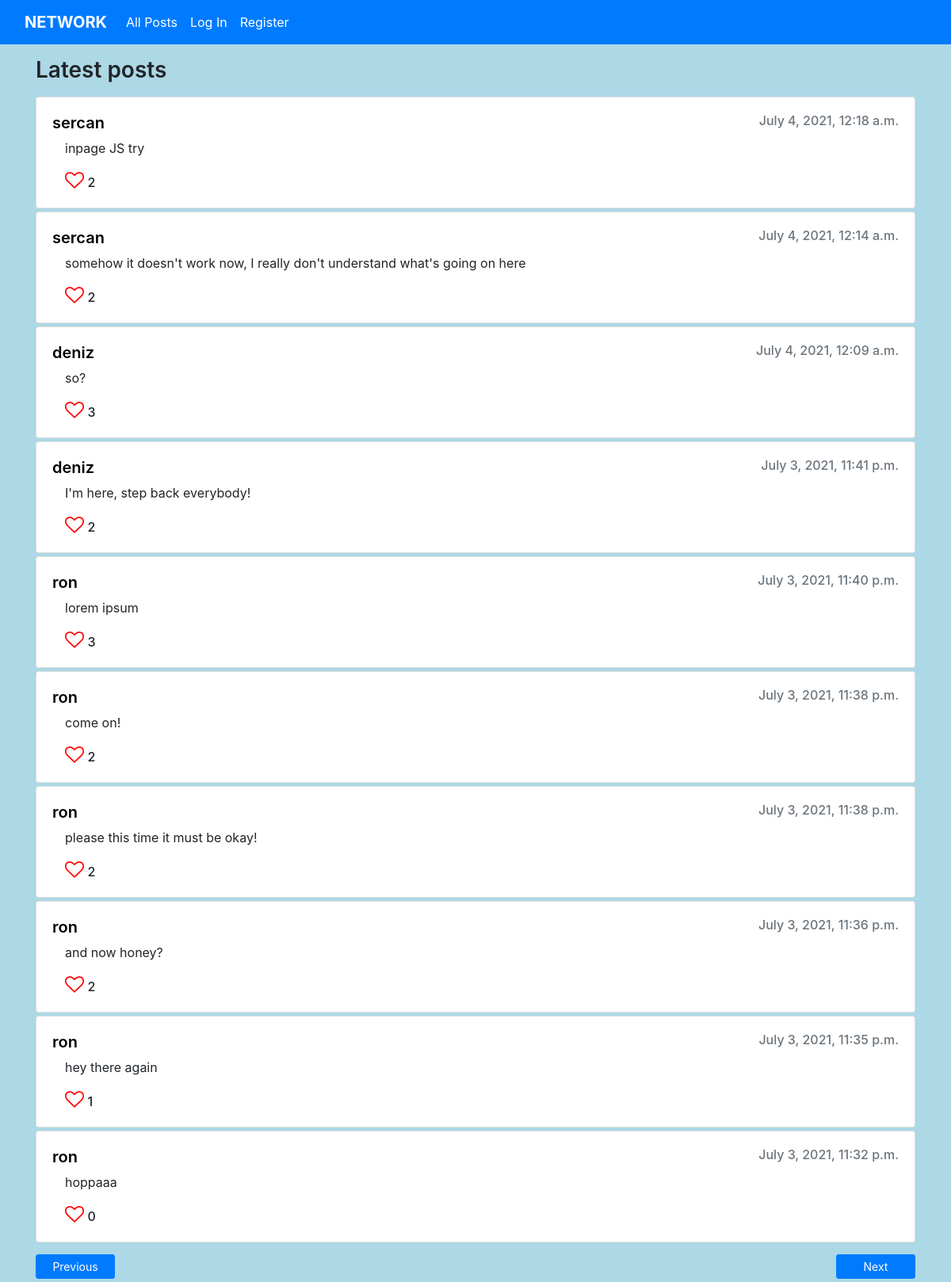
/2, run on the app's committed database.
### network/models.py (models this page shows)
class Post(models.Model):
    user = models.ForeignKey(User, on_delete=models.CASCADE)
    content = models.CharField(max_length=200)
    created = models.DateTimeField(default=datetime.now())
    updated = models.DateTimeField(default=datetime.now())

class User(AbstractUser):
    pass

### network/views.py (the view)
# urls.py: path("", views.index, name="index"),
def index(request, page=1):
    start = 0
    end = 0
    previous = 0
    if page == 1:
        start = 0
        end = 10
    else:
        end = page * 10
        start = end - 10
        previous = page - 1
    posts = Post.objects.all().order_by('created').reverse()[start:end]
    user = request.user
    postLikesTotal = {}
    userLikes = {}
    for p in posts:
        likes = Like.objects.filter(post_id = p.id)
        if likes:
            postLikesTotal[p.id] = len(likes)
        else:
            postLikesTotal[p.id] = 0
        userLike = Like.objects.filter(user_id = user.id).filter(post_id = p.id)
        if userLike:
            userLikes[p.id] = True
        else:
            userLikes[p.id] = False
    return render(request, "network/index.html", {
        "posts": posts,
        "postLikesTotal": postLikesTotal,
        "userLikes": userLikes,
        "next": page + 1,
        "previous": previous,
    })

### network/views.py (called while the page is built)
@register.filter
def get_item(dictionary, key):
    return dictionary.get(key)

### network/templates/network/index.html (shortened to what this page needs)
{% extends "network/layout.html" %}
{% load static %}
{% block body %}
    {% if posts %}
        <h3 class="mb-3 mt-3" style="font-weight: 600;">Latest posts</h3>
        <section id="latestPostsSection">
            {% for p in posts %}
            <div class="card mb-1">
                <div class="card-body">
                    <div class="cardHeading-{{ p.id }}" style="display: flex; justify-content: space-between; vertical-align: middle;">
                        <a href="{% url 'profile' p.user.id %}" style="text-decoration: none; color: black; margin: 0px; vertical-align: middle;">
                            <h5 class="card-title" style="font-weight: 600; margin: 0px;">{{ p.user.username }}</h5>
                        </a>
                        <h6 class="card-subtitle mb-2 text-muted" style="margin: 0px !important;">{{ p.created }}</h6>
                    </div>
                    <p class="card-text ml-3 mt-2" data-content="{{ p.id }}">{{ p.content }}</p>
                    <div class="iconGroup-{{ p.id }}">
                        <a href="javascript:void(0)" class="card-link ml-3">
                        {% if userLikes|get_item:p.id %}
                            <i class="fa fa-heart like" style="font-size:24px; color:red" data-postid="{{ p.id }}"></i>
                        {% else %}
                            <i class="fa fa-heart-o like" style="font-size:24px; color:red" data-postid="{{ p.id }}"></i>
                        {% endif %}
                        </a>
                        {% if postLikesTotal|length > 0 %}
                            <p style="font-weight: 500; display: inline;" id="{{ p.id }}">{{ postLikesTotal|get_item:p.id }}</p>
                        {%endif%}
                    </div>
                </div>
            </div>
            {% endfor %}
        </section>
        <div style="margin-top: 15px; margin-bottom: 50px;">
            {% if previous != 0 %}
            <a href="{% url 'index' previous %}" class="btn btn-sm btn-primary" style="width: 100px; float: left;">Previous</a>
            {% endif %}
            {% if not posts|length < 10 %}
            <a href="{% url 'index' next %}" class="btn btn-sm btn-primary" style="width: 100px; float:right;">Next</a>
            {% endif %}
        </div>
    {% else %}
          <div>No posts.</div>
    {% endif %}
{% endblock %}

### data on the page
Post: user.username "sercan", created "July 4, 2021, 12:18 a.m.", content "inpage JS try", id "2"
Post: user.username "sercan", created "July 4, 2021, 12:14 a.m.", content "somehow it doesn't work now, I really don't understand what's going on here", id "2"
Post: user.username "deniz", created "July 4, 2021, 12:09 a.m.", content "so?", id "3"
Post: user.username "deniz", created "July 3, 2021, 11:41 p.m.", content "I'm here, step back everybody!", id "2"
Post: user.username "ron", created "July 3, 2021, 11:40 p.m.", content "lorem ipsum", id "3"
Post: user.username "ron", created "July 3, 2021, 11:38 p.m.", content "come on!", id "2"
Post: user.username "ron", created "July 3, 2021, 11:38 p.m.", content "please this time it must be okay!", id "2"
Post: user.username "ron", created "July 3, 2021, 11:36 p.m.", content "and now honey?", id "2"
Post: user.username "ron", created "July 3, 2021, 11:35 p.m.", content "hey there again", id "1"
Post: user.username "ron", created "July 3, 2021, 11:32 p.m.", content "hoppaaa", id "0"
